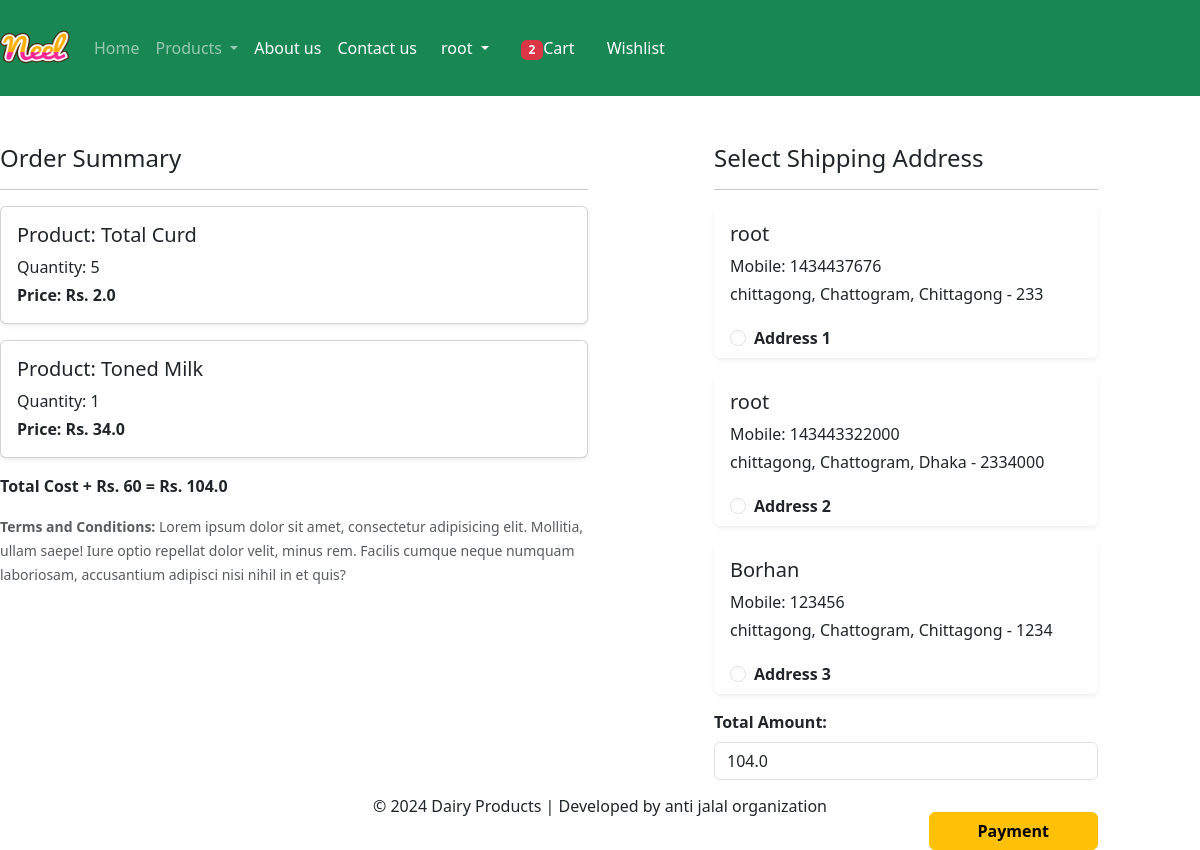
Screenshot of /checkout/ (signed in) with the database file from the repository.
### app/models.py (models this page shows, shortened)
class Cart(models.Model):
    user = models.ForeignKey(User, on_delete=models.CASCADE)  # Link to the User model (One-to-Many)
    product = models.ForeignKey(Product, on_delete=models.CASCADE)  # Link to the Product model (One-to-Many)
    quantity = models.PositiveIntegerField(default=1)  # Quantity of the product in the cart

class Product(models.Model):
    title = models.CharField(max_length=100)  # Name of the product
    selling_price = models.FloatField()  # Price at which the product is sold
    discounted_price = models.FloatField()  # Discounted price of the product
    description = models.TextField()  # Detailed description of the product
    composition = models.TextField(default='')  # Composition of the product (if applicable)
    prodapp = models.TextField(default='')  # Product application or usage (if applicable)
    category = models.CharField(choices=CATEGORY_CHOICES, max_length=2)  # Category of the product
    product_image = models.ImageField(upload_to='product')  # Image of the product

class Customer(models.Model):
    user = models.ForeignKey(User, on_delete=models.CASCADE)  # Link to the User model (One-to-One)
    name = models.CharField(max_length=200)  # Customer's name
    locality = models.CharField(max_length=200)  # Locality or area where the customer resides
    city = models.CharField(max_length=50)  # City where the customer resides
    mobile = models.IntegerField(default=0)  # Mobile number of the customer
    zipcode = models.IntegerField()  # Postal code for the customer address
    state = models.CharField(choices=STATE_CHOICES, max_length=100)  # State of the customer (from the predefined choices)

### app/views.py (the view)
# urls.py: path('checkout/', views.checkout.as_view(), name='checkout'),  # Checkout page
class checkout(View):
    def get(self, request):
        totalitem = 0
        if request.user.is_authenticated:
           totalitem = len(Cart.objects.filter(user=request.user))
        user = request.user
        add = Customer.objects.filter(user=user)
        cart_items = Cart.objects.filter(user=user)
        famount = 0
        for p in cart_items:
            value = p.quantity * p.product.discounted_price
            famount = famount + value
        totalamount = famount + 60
        return render(request, 'app/checkout.html', locals())

### app/templates/app/checkout.html (shortened to what this page needs)
{% extends 'app/base.html' %}
{% load static %}
{% block main-content %}
<div class="row mt-5">
    <div class="col-sm-6">
        <h4>Order Summary</h4>
        <hr>
        {% if cart_items %}
            {% for item in cart_items %}
                <div class="card mb-3 shadow-sm">
                    <div class="card-body">
                        <h5 class="card-title">Product: {{ item.product.title }}</h5>
                        <p class="mb-1">Quantity: {{ item.quantity }}</p>
                        <p class="fw-bold mb-0">Price: Rs. {{ item.product.discounted_price }}</p>
                    </div>
                </div>
            {% endfor %}
            <p class="fw-bold mt-3">Total Cost + Rs. 60 = Rs. {{ totalamount }}</p>
        {% else %}
            <p class="text-danger">Your cart is empty. Please add items to proceed.</p>
        {% endif %}
        <small class="text-muted">
            <strong>Terms and Conditions:</strong> Lorem ipsum dolor sit amet, consectetur adipisicing elit. Mollitia, ullam saepe! Iure optio repellat dolor velit, minus rem. Facilis cumque neque numquam laboriosam, accusantium adipisci nisi nihil in et quis?
        </small>
    </div>
    <div class="col-sm-4 offset-sm-1">
        <h4>Select Shipping Address</h4>
        <hr>
        {% if add %}
            <form method="post" id="checkout-form">
                {% for ad in add %}
                    <div class="card mb-3 border-0 shadow-sm">
                        <div class="card-body">
                            <h5 class="card-title">{{ ad.name }}</h5>
                            <p class="mb-1">Mobile: {{ ad.mobile }}</p>
                            <p class="mb-1">{{ ad.locality }}, {{ ad.city }}, {{ ad.state }} - {{ ad.zipcode }}</p>
                        </div>
                        <div class="form-check ms-3 mb-2">
                            <input class="form-check-input" type="radio" name="custid" id="address{{ forloop.counter }}" value="{{ ad.id }}">
                            <label class="form-check-label fw-bold" for="address{{ forloop.counter }}">
                                Address {{ forloop.counter }}
                            </label>
                        </div>
                    </div>
                {% endfor %}
                <div class="mb-3">
                    <label for="totamount" class="form-label fw-bold">Total Amount:</label>
                    <input type="number" class="form-control" id="totamount" name="totamount" value="{{ totalamount }}" readonly>
                </div>
             <div class="text-end">
             <button id="rzp-button1" type="submit" class="btn btn-warning mt-3 px-5 fw-bold">Payment</button>
             </div>
            </form>
        {% else %}
            <p class="text-danger">No shipping address available. Please add an address in your profile.</p>
        {% endif %}
    </div>
</div>
{% endblock main-content %}

### app/templates/app/base.html (shortened to what this page needs)
<!DOCTYPE html>
{% load static %}
<html lang="en">
<head>
    <link rel="stylesheet" href="https://cdn.jsdelivr.net/npm/bootstrap@5.3.3/dist/css/bootstrap.min.css">
</head>
<body>
    <nav class="navbar navbar-expand-lg navbar-light navbar-dark bg-success">
        <a class="navbar-brand" href="#">
            <img src="{% static 'app/images/neel.png' %}" width="70" height="70" />
        </a>
        <div class="collapse navbar-collapse" id="navbarSupportedContent">
            <ul class="navbar-nav me-auto mb-2 mb-lg-0">
            {% if request.user.is_authenticated %}
                <li class="nav-item active">
                    <a class="nav-link" href="/">Home</a>
                </li>
                <li class="nav-item dropdown">
                    <a class="nav-link dropdown-toggle" href="#" id="navbarDropdown" role="button" data-bs-toggle="dropdown" aria-expanded="false">
                        Products
                    </a>
                </li>
                <li class="nav-item">
                    <a class="nav-link text-white" href="{% url 'about' %}">About us</a>
                </li>
                <li class="nav-item">
                    <a class="nav-link text-white" href="{% url 'contact' %}">Contact us</a>
                </li>
                <li class="nav-item dropdown mx-2">
                    <a class="nav-link dropdown-toggle text-white" href="#" id="profileDropdown" role="button" data-bs-toggle="dropdown" aria-expanded="false">
                        {{ request.user.username }}
                    </a>
                </li>
                <li class="nav-item mx-2">
                    <a href="{% url 'showcart' %}" class="nav-link text-white">
              <span class="badge bg-danger">
            {% if totalitem > 0 %}
            {{ totalitem }}
        {% endif %}
    </span>Cart</a>
                </li>
                <li class="nav-item mx-2">
                    <a href="{% url 'showwishlist' %}" class="nav-link text-white">Wishlist</a>
                </li>
            {% endif %}
            </ul>
        </div>
    </nav>
    {% block main-content %}{% endblock main-content %}
    <footer class="text-center fixed-bottom mt-5 py-3">
        <p>&copy; 2024 Dairy Products | Developed by anti jalal organization</p>
    </footer>
</body>
</html>

### rows the page displays
Cart: product "Total Curd", quantity "5", product.discounted_price "2.0"
Cart: product "Toned Milk", quantity "1", product.discounted_price "34.0"
Customer: name "root", mobile "1434437676", locality "chittagong", city "Chattogram", state "Chittagong", zipcode "233"
Customer: name "root", mobile "143443322000", locality "chittagong", city "Chattogram", state "Dhaka", zipcode "2334000"
Customer: name "Borhan", mobile "123456", locality "chittagong", city "Chattogram", state "Chittagong", zipcode "1234"

### other values shown
{{ request.user.username }} "root"
{{ totalitem }} "2"
{{ totalamount }} "104.0"
